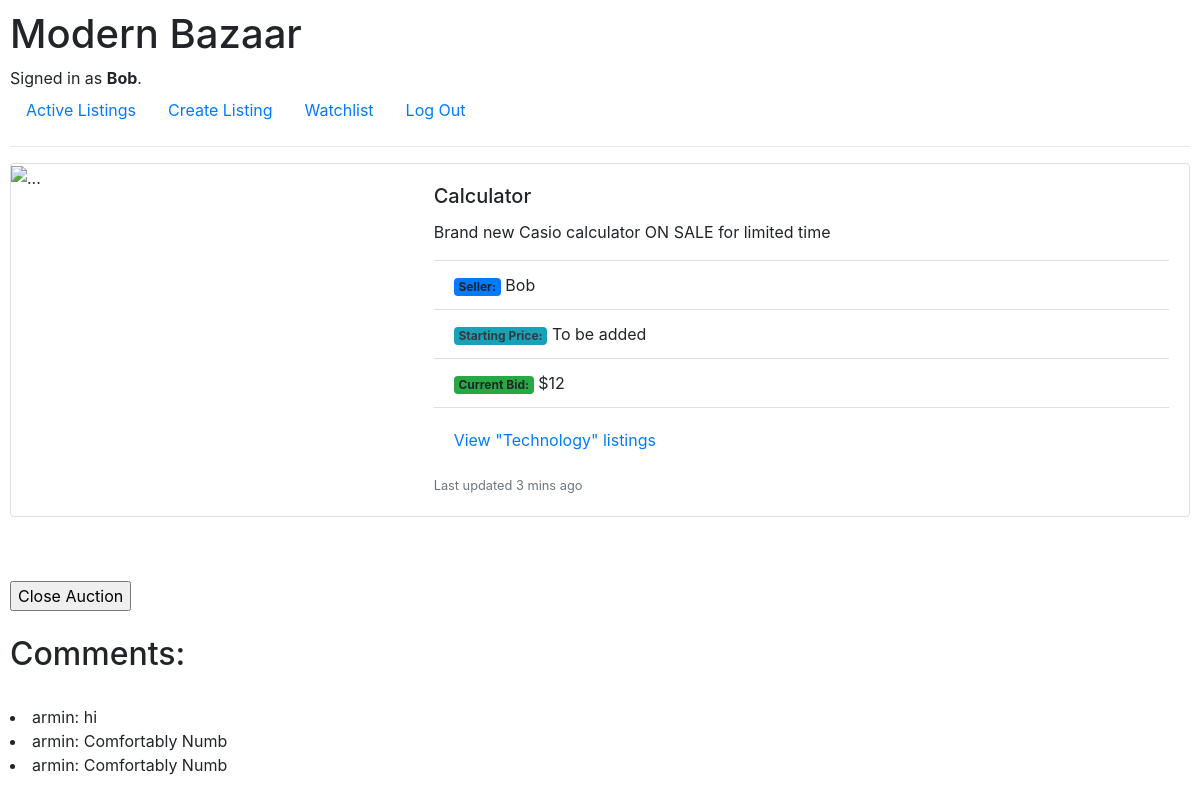
/8 (signed in), run on the app's committed database.
### auctions/models.py (models this page shows, shortened)
class User(AbstractUser, models.Model):
    pass

class Listing(models.Model):
    seller = models.ForeignKey(User, on_delete=models.CASCADE, null=True) #why?
    title = models.CharField(max_length=69)
    description = models.CharField(max_length=69)
    current_bid = models.IntegerField()
    category = models.CharField(max_length=69, null=True)
    active = models.BooleanField(default=True)

class Comment(models.Model):
    commenter = models.ForeignKey(User, on_delete=models.CASCADE)
    item = models.ForeignKey(Listing, on_delete=models.CASCADE)
    comment = models.CharField(max_length=69)
    def __str__(self):
        return f"{self.commenter}: {self.comment}"

### auctions/views.py (the view, shortened to what this page needs)
# urls.py: path("<int:listing_id>", views.listing, name="listing"),
def listing(request, listing_id):
    listing = Listing.objects.get(id=listing_id)
    bidder = User.objects.get(id= request.session['user'])
    watch_list = Watchlist.objects.filter(watcher= bidder, item= listing).exists()
    if Comment.objects.filter(item= listing).exists():   #cut this down, use query set for input
        comments = Comment.objects.filter(item= listing)
    else:
        comments = False
    return render(request, "auctions/listing.html", {
        "listing": listing,
        "form": ActionOnListing(),
        "comments": comments,
        "bidder": bidder,
        "exists": Bid.objects.filter(item= listing).exists(),
        "bids": Bid.objects.filter(item= listing),
        "watchlist": watch_list
    })

### auctions/views.py
class ActionOnListing(forms.Form):
    place_bid = forms.IntegerField(min_value=0, required=False)
    comment = forms.CharField(max_length=67, required=False)

### auctions/templates/auctions/listing.html (shortened to what this page needs)
{% extends "auctions/layout.html" %}
{% block body %}
  <div class="card mb-3" style="max-width: 1200px;">
    <div class="row g-0">
      <div class="col-md-4">
        <img src="..." class="img-fluid rounded-start" alt="...">
      </div>
      <div class="col-md-8">
        <div class="card-body">
          <h5 class="card-title">{{ listing.title }}</h5>
          <ul class="list-group list-group-flush">
            <p class="card-text">{{ listing.description }}</p>
            <li class="list-group-item"><span class="badge bg-primary">Seller:</span> {{ listing.seller }}</li>
            <li class="list-group-item"><span class="badge bg-info text-dark">Starting Price:</span> To be added</li>
            <li class="list-group-item"><span class="badge bg-success">Current Bid:</span> ${{ listing.current_bid }}</li>
          </ul>
          <div class="card-body">
            <a href="{% url 'category' listing.category %}" class="card-link">View "{{ listing.category }}" listings</a>
          </div>
          <p class="card-text"><small class="text-muted">Last updated 3 mins ago</small></p>
        </div>
      </div>
    </div>
  </div>
  <br>
    {% if listing.active %}
        {% if listing.seller != bidder %}
            <form action="{% url 'listing' listing.id %}" method="post">
                {% csrf_token %}
                {{ form }}
            <input type="submit" name="form" >
            </form>
            {% if watchlist == False %}
                <form action="{% url 'listing' listing.id %}" method="post">
                    {% csrf_token %}
                    <br>
                    <input type="submit" value="Add to Watchlist" name="watchlist">
                </form>
            {% else %}
                <form action="{% url 'listing' listing.id %}" method="post">
                    {% csrf_token %}
                    <br>
                    <input type="submit" value="Remove from Watchlist" name="remove-watchlist">
                </form>
            {% endif %}
            <div>{{ message }}</div>
        {% else %}
            <form action="{% url 'listing' listing.id %}" method="post">
                <br>
                <input type="submit" value="Close Auction" name= "close">
            </form>
        {% endif %}
    {% endif %}
    <div>
        {% if comments != False %}
        <br>
        <h2>Comments:</h2>
        <br>
            {% for comment in comments %}
            <li> {{ comment }}</li>
            {% endfor %}
        {% endif %}
    </div>
{% endblock %}

### auctions/templates/auctions/layout.html (shortened to what this page needs)
{% load static %}
<!DOCTYPE html>
<html lang="en">
    <head>
        <link rel="stylesheet" href="https://stackpath.bootstrapcdn.com/bootstrap/4.4.1/css/bootstrap.min.css">
        <link href="{% static 'auctions/styles.css' %}" rel="stylesheet">
    </head>
    <body>
        <h1>Modern Bazaar</h1>
        <div>
            {% if user.is_authenticated %}
                Signed in as <strong>{{ user.username }}</strong>.
            {% else %}
                Not signed in.
            {% endif %}
        </div>
        <ul class="nav">
            <li class="nav-item">
                <a class="nav-link" href="{% url 'index' %}">Active Listings</a>
            </li>
            {% if user.is_authenticated %}
                <li class="nav-item">
                    <a class="nav-link" href="{% url 'create' %}">Create Listing</a>
                </li>
                <li class="nav-item">
                    <a class="nav-link" href="{% url 'watchlist' %}">Watchlist</a>
                </li>
                <li class="nav-item">
                    <a class="nav-link" href="{% url 'logout' %}">Log Out</a>
                </li>
            {% endif %}
        </ul>
        <hr>
        {% block body %}
        {% endblock %}
    </body>
</html>

### auctions/static/auctions/styles.css (style rules this page uses)
body { padding: 10px; }

### data on the page
User: username "Bob"
Listing: title "Calculator", description "Brand new Casio calculator ON SALE for limited time", seller "Bob", current_bid "12", category "Technology"
Comment: commenter+comment "armin: hi"
Comment: commenter+comment "armin: Comfortably Numb"
Comment: commenter+comment "armin: Comfortably Numb"
